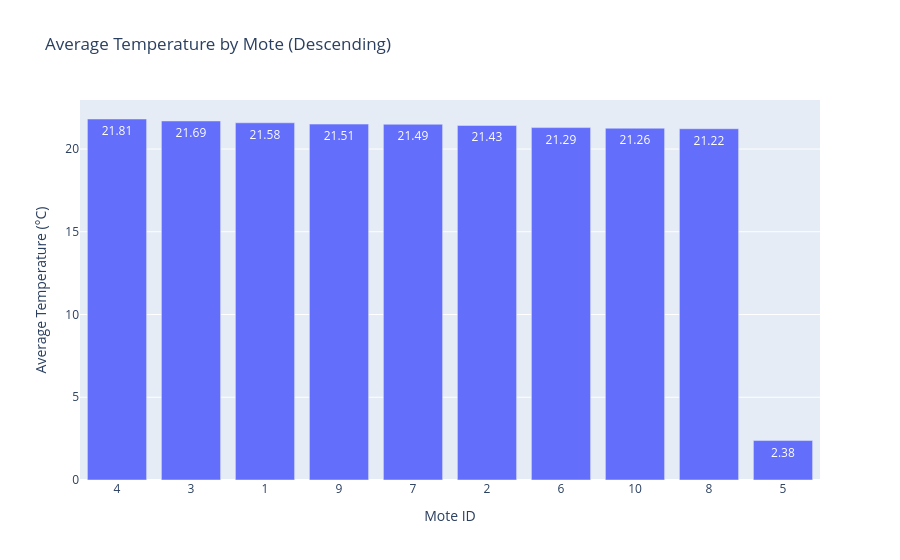

Notebook source saved alongside this figure:
### Code cell
Motes_time_averages_df['moteid'] = Motes_time_averages_df['moteid'].astype(str)
mote_locs_df['moteid'] = mote_locs_df['moteid'].astype(str)
merged_df = pd.merge(Motes_time_averages_df, mote_locs_df, on='moteid', how='left')
Motes_time_averages_df["moteid"] = Motes_time_averages_df["moteid"].astype(str)  # ensure consistent type

fig = px.bar(
    Motes_time_averages_df,
    x="moteid",
    y="Time_avg-Temperature",
    title="Average Temperature by Mote (Descending)",
    labels={"moteid": "Mote ID", "Time_avg-Temperature": "Average Temperature (°C)"},
    text_auto=".2f",
    category_orders={"moteid": Motes_time_averages_df["moteid"].tolist()}  # <- this line forces plot order
)
fig.show()

### Figure 1 — Plotly figure (JSON) as saved in the notebook; plotly's stock layout.template omitted (floating-point values rounded to 4 significant figures)
{"data": [{"alignmentgroup": "True", "hovertemplate": "Mote ID=%{x}<br>Average Temperature (°C)=%{y}<extra></extra>", "legendgroup": "", "marker": {"color": "#636efa", "pattern": {"shape": ""}}, "name": "", "offsetgroup": "", "orientation": "v", "showlegend": false, "textposition": "auto", "texttemplate": "%{y:.2f}", "type": "bar", "x": ["4", "3", "1", "9", "7", "2", "6", "10", "8", "5"], "xaxis": "x", "y": [21.81, 21.69, 21.58, 21.51, 21.49, 21.43, 21.29, 21.26, 21.22, 2.384], "yaxis": "y"}], "layout": {"autosize": true, "barmode": "relative", "legend": {"tracegroupgap": 0}, "title": {"text": "Average Temperature by Mote (Descending)"}, "xaxis": {"anchor": "y", "autorange": true, "categoryarray": ["4", "3", "1", "9", "7", "2", "6", "10", "8", "5"], "categoryorder": "array", "domain": [0, 1], "range": [-0.5, 9.5], "title": {"text": "Mote ID"}, "type": "category"}, "yaxis": {"anchor": "x", "autorange": true, "domain": [0, 1], "range": [0, 22.96], "title": {"text": "Average Temperature (°C)"}, "type": "linear"}}}
